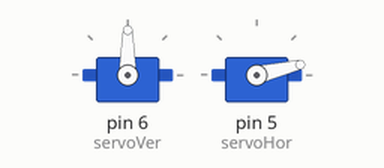
This sketch was run on a simulated Arduino Uno, built with avr-gcc and run on an emulated ATmega328P. On the bench: 2 × servo.

Above: at 0.05 s.
At 0.7 s:
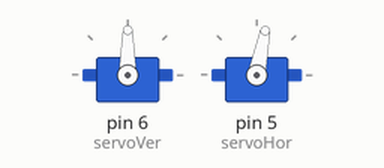
At 1.35 s:
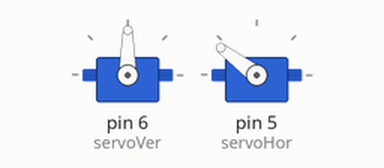
At 2.65 s:
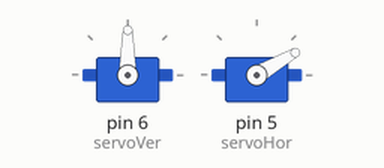
Timing chart, 0 to 6.5 s (numbered marks = the images above):
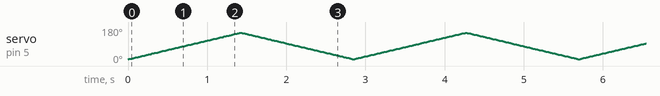

The sketch:

servo_moteur_laser.ino
```cpp
#include<Servo.h>
#include<SoftwareSerial.h>
#define RX 7
#define TX 8
Servo servoVer;
Servo servoHor;
SoftwareSerial laser(RX,TX);
int byt[7];
int distance;
const int HEADER=0x59;
//////////////////////////////////////////////////
void laserfct(){ if(laser.available()){
    if((HEADER==laser.read()) && (HEADER==laser.read())){
        for(int i=0;i<7;i++){
          byt[i]=laser.read();
        }
        int check=0x59+0x59+byt[0]+byt[1]+byt[2]+byt[3]+byt[4]+byt[5];
        if(byt[6]==(check&0xff)){
          distance=byt[0]+byt[1]*256;
          Serial.println(distance);
        }
    }

  }
}
////////////////////////////////////////////////
void scanner(){
  for(int j=150;j>=20;j=j-10){
    servoVer.attach(6);
    servoVer.write(j);
    for(int i=10;i<=150;i++){
      servoHor.attach(5);
      servoHor.write(i);
      laserfct();
      delay(10);
      servoHor.detach();
    }
    j=j-10;
    servoVer.write(j);
    for(int i=150;i>=10;i--){
      servoHor.attach(5);
      servoHor.write(i);
      laserfct();
      delay(10);
      servoHor.detach();
    }
    delay(10);
    servoVer.detach();
  }
  servoVer.attach(6);
  servoHor.attach(5);
  servoVer.write(90);
}
////////////////////////////////////////////////////
///////////////////////////////////////////////////////////
void setup() {
  servoVer.attach(6);
  servoHor.attach(5);
  Serial.begin(250000);
  laser.begin(115200);
}

void loop() {
 laserfct();
 for(int h=10;h<=150;h++){
      servoHor.write(h);
      laserfct();
      delay(10);
    }
    laserfct();
    for(int h=150;h>=10;h--){
      servoHor.write(h);
      laserfct();
      delay(10);
    }
}
```
